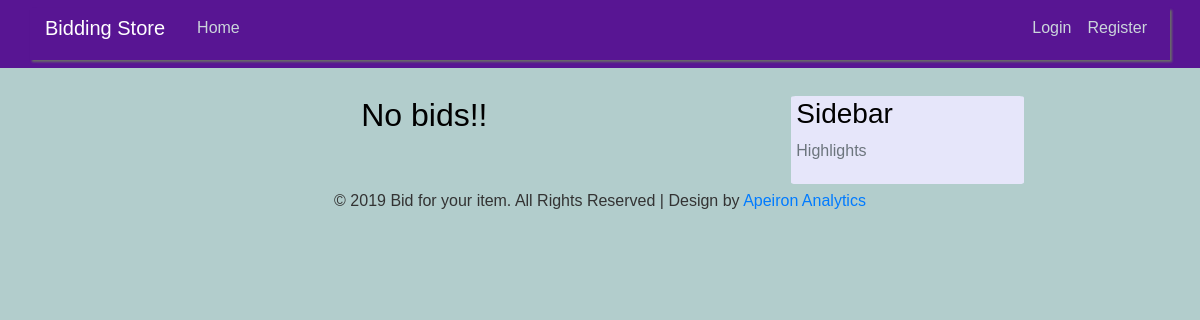
Page /post/bidderlist/18/ on the earlier database version.
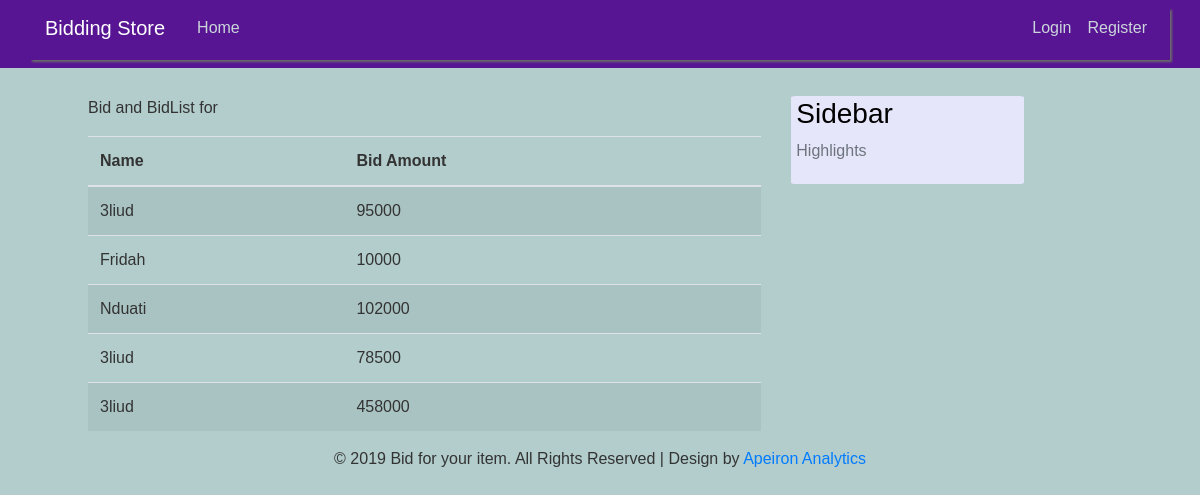
Same page on the later database version.
### market/models.py (models this page shows, shortened)
class Bidder(models.Model):
	numeric = RegexValidator(r'^[0-9]*$', 'Only numeric are allowed.')
	created = models.DateTimeField(auto_now_add=True)
	updated = models.DateTimeField(auto_now=True)
	user_name = models.ForeignKey(User, on_delete=models.CASCADE)
	product_id = models.ForeignKey(Product, on_delete=models.CASCADE)
	bid_amount = models.CharField(max_length=255, validators=[numeric])

### market/classviews.py (the view)
# urls.py: path('post/bidderlist/<int:pk>/', classviews.BidderListView.as_view(), name="bidder-list"),
class BidderListView(ListView):
	model = Bidder
	def get_queryset(self):
		return Bidder.objects.filter(product_id=self.kwargs['pk'])
	def get_context_data(self, **kwargs):
		context = super(BidderListView, self).get_context_data(**kwargs)
		context["product_id"] = self.kwargs['pk']
		return context

### market/templates/market/bidder_list.html (shortened to what this page needs)
{% extends 'market/base.html' %}
{% load staticfiles %}
{% block content %}
    {% if bidder_list %}
        <p>Bid and BidList for {{ object.product_id.title }}</p>
        <table class="table table-hover table-striped">
            <thead>
            <tr>
                <th>Name</th>
                <th>Bid Amount</th>
            </tr>
            </thead>
            <tbody>
            {% for bid in bidder_list %}
                <tr>
                    <td>{{ bid.user_name }}</td>
                    <td>{{ bid.bid_amount }}</td>
                </tr>
            {% endfor %}
            </tbody>
        </table>
    {% else %}
        <h2 style="text-align: center; color: black">No bids!!</h2>
    {% endif %}
{% endblock %}

### market/templates/market/base.html (shortened to what this page needs)
{% load static %}
<!DOCTYPE html>
<html lang="en">
<head>
    <link rel="stylesheet" href="https://maxcdn.bootstrapcdn.com/bootstrap/4.0.0/css/bootstrap.min.css"
>
    <link rel="stylesheet" type="text/css" href="{% static 'market/../../static/css/main.css' %}">
</head>
<body class="body_holder">
<header class="site-header">
    <nav class="navbar navbar-expand-md navbar-dark bg-steel fixed-top">
        <div class="container">
            <a class="navbar-brand mr-4" href="{% url 'market-home' %}">Bidding Store</a>
            <div class="collapse navbar-collapse" id="navbarToggle">
                <div class="navbar-nav mr-auto">
                    <a class="nav-item nav-link" href="{% url 'market-home' %}">Home</a>
                </div>
                <div class="navbar-nav">
                    {% if user.is_authenticated %}
                        <a class="navbar-item nav-link" href="{% url 'product-create' %}">Sell</a>
                        <a class="navbar-item nav-link" href="#">Ticket shop</a>
                        <a class="navbar-item nav-link" href="{% url 'profile' %}">Profile</a>
                        <a class="navbar-item nav-link" href="{% url 'logout' %}">logout</a>
                    {% else %}
                        <a class="navbar-item nav-link" href="{% url 'login' %}">Login</a>
                        <a class="navbar-item nav-link" href="{% url 'register' %}">Register</a>
                    {% endif %}
                </div>
            </div>
        </div>
    </nav>
</header>
<main role="main">
    <div class="row">
        <div class="col-md-8">
            {% block content %}{% endblock %}
        </div>
        <div class="col-md-3">
            <div class="content-section">
                <h3>Sidebar</h3>
                <p class='text-muted'>Highlights</p>
            </div>
        </div>
    </div>
</main>
<div class="footer">
    <div class="footer-bottom text-center">
        <div class="copyrights">
            <p> © 2019 Bid for your item. All Rights Reserved | Design by <a href="#"> Apeiron Analytics</a></p>
        </div>
    </div>
</div>
</body>
</html>

### market/static/css/main.css (style rules this page uses)
.row:after { content: ""; display: table; clear: both; }
body { background: #b2cdcc; color: #333333; padding: 25%; margin: 20px; }
h1, h2, h3, h4, h5, h6, hr { color: black; }
.body_holder { margin: 5rem .5rem .25rem; padding: 1rem 5rem 0.25rem; }
.bg-steel { background-color: #581593 ; }
.site-header .navbar-nav .nav-link { color: #cbd5db; }
.content-section { background: #E6E6FA; padding-left: 2%; padding-right: 2%; padding-bottom: 2%; border: 1px solid transparent; border-radius: 2%; margin-bottom: 2%; }
.container { box-shadow: 2px 2px 2px dimgrey; padding-bottom: 1%; }
* { box-sizing: border-box; }
body { font-family: Arial, Helvetica, sans-serif; }

Differences in the rows shown:
added Bidder: user_name "3liud", bid_amount "95000"
added Bidder: user_name "Fridah", bid_amount "10000"
added Bidder: user_name "Nduati", bid_amount "102000"
added Bidder: user_name "3liud", bid_amount "78500"
added Bidder: user_name "3liud", bid_amount "458000"
Other differences:
text no longer shown: "No bids!!"
text now shown: "Bid and BidList for Name Bid Amount"
